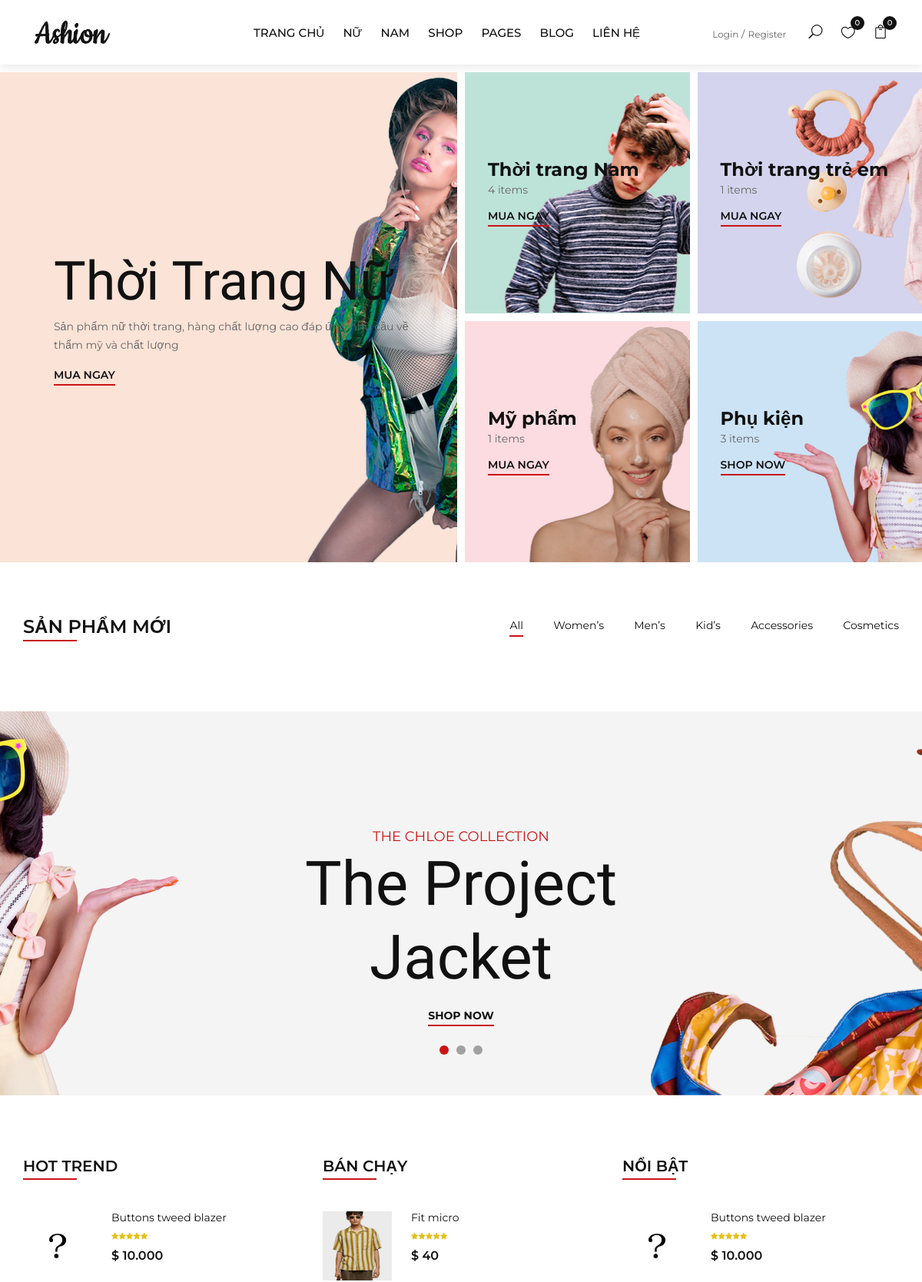
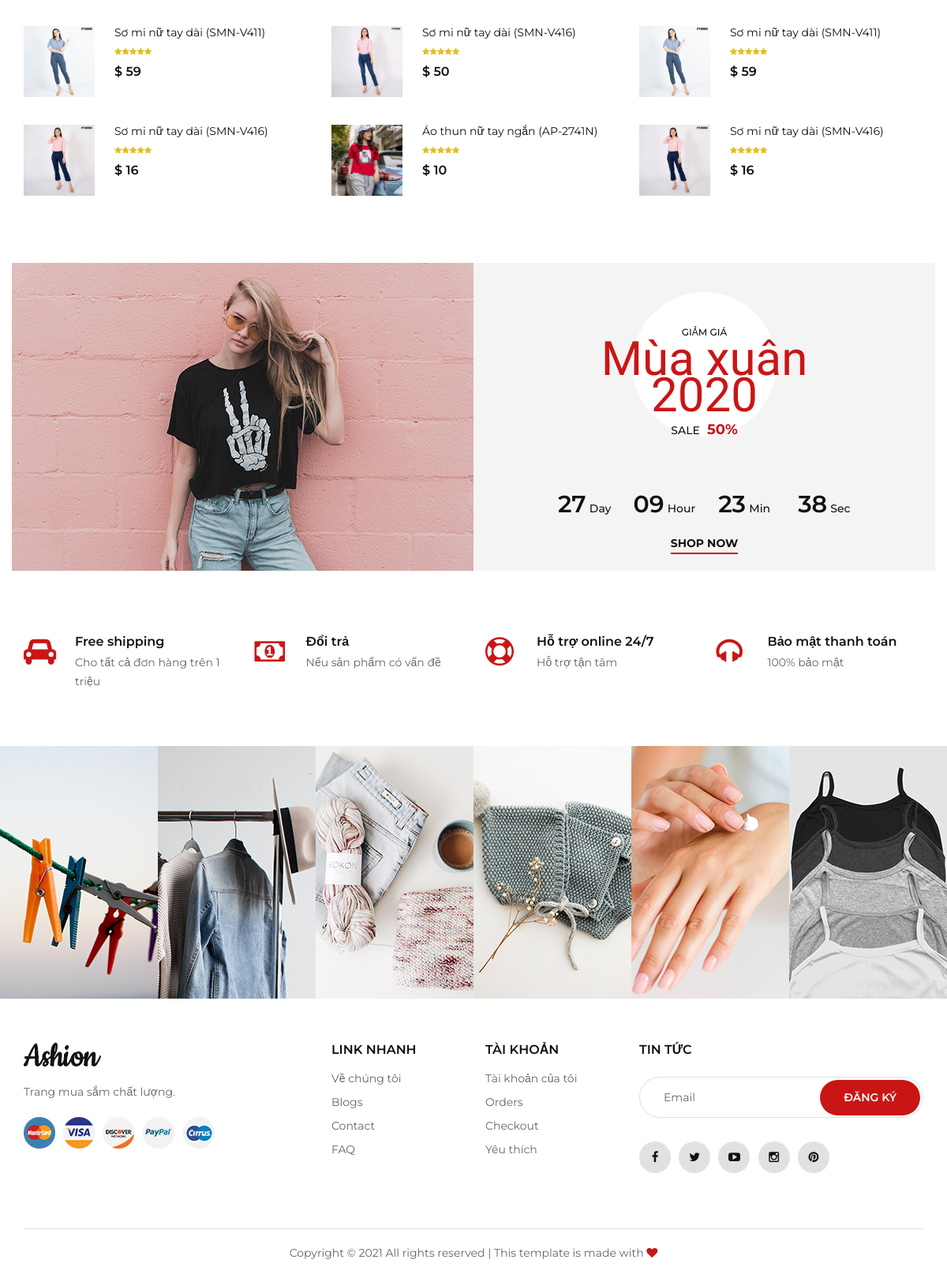
The page / on the database its author committed (2 pictures, top to bottom).
### tables this page shows
CREATE TABLE `tbl_product` (
  `productId` int(11) NOT NULL,
  `productName` tinytext NOT NULL,
  `product_code` varchar(200) NOT NULL,
  `productQuantity` varchar(50) NOT NULL,
  `product_soldout` varchar(50) NOT NULL DEFAULT '0',
  `product_remain` varchar(50) NOT NULL,
  `product_view` int(11) NOT NULL DEFAULT 0,
  `product_gender` int(11) NOT NULL DEFAULT 0,
  `product_show` int(11) NOT NULL DEFAULT 1,
  `catId` int(11) NOT NULL,
  `brandId` int(11) NOT NULL,
  `product_desc` text NOT NULL,
  `type` int(11) NOT NULL,
  `price` varchar(255) NOT NULL,
  `image` varchar(255) NOT NULL,
  `istrend` int(11) NOT NULL DEFAULT 0,
  `created_ad` timestamp NOT NULL DEFAULT current_timestamp(),
  `updated_ad` timestamp NOT NULL DEFAULT current_timestamp()
);

### classes/product.php (called while the page is built, shortened)
<?php
$filepath = realpath(dirname(__FILE__));
include_once($filepath . '/../lib/database.php');
include_once($filepath . '/../helpers/format.php');
?>
<?php
class product
{
	private $db;
	public function __construct()
	{
		$this->db = new Database();
	}
	public function getproduct_trend()
	{
		$query = "SELECT * FROM tbl_product
			WHERE istrend = '1'
			order by created_ad desc LIMIT 3 ";
		$result = $this->db->select($query);
		return $result;
	}
	public function getproduct_bestsell()
	{
		$query = "SELECT * FROM tbl_product
			order by product_soldout desc LIMIT 3 ";
		$result = $this->db->select($query);
		return $result;
	}
	public function getproduct_feature()
	{
		$query = "SELECT * FROM tbl_product
			WHERE type = '1'
			order by created_ad desc LIMIT 3 ";
		$result = $this->db->select($query);
		return $result;
	}
public function countProudct($brandId)
{
	$query = "SELECT COUNT(productId) AS quantityProduct FROM tbl_product WHERE brandId = '$brandId'";
	$result = $this->db->select($query);
		if ($result) {
			while ($row = $result->fetch_assoc()) {
				$quantity = $row['quantityProduct'];
			}
		}
		return $quantity;
}
}
?>

### lib/database.php (called while the page is built, shortened)
<?php
Class Database extends PDO{
   public $host   = DB_HOST;
   public $user   = DB_USER;
   public $pass   = DB_PASS;
   public $dbname = DB_NAME;
   public $link;
private function connectDB(){
   $this->link = new mysqli($this->host, $this->user, $this->pass,
    $this->dbname);
    $this->link -> set_charset("utf8");
 }
public function select($query){
  $result = $this->link->query($query) or
   die($this->link->error.__LINE__);
  if($result->num_rows > 0){
    return $result;
  } else {
    return false;
  }
 }
}

### helpers/format.php (called while the page is built, shortened)
<?php
class Format{
 public function format_currency($n=0){
        $n=(string)$n;
        $n=strrev($n);
        $res='';
        for($i=0;$i<strlen($n);$i++){
            if($i%3==0 && $i!=0){
                $res.='.';
            }
            $res.=$n[$i];
        }
        $res=strrev($res);
        return $res;
    }
}
?>

### index.php (the view, shortened to what this page needs)
<?php
include 'inc/header.php';
    $countMenProduct = $product->countProudct(14);
    $countMenKid = $product->countProudct(15);
    $countMenCos = $product->countProudct(16);
    $countMenAcc = $product->countProudct(17);
?>
<section class="categories">
    <div class="container-fluid">
        <div class="row">
            <div class="col-lg-6 p-0">
                <div class="categories__item categories__large__item set-bg" data-setbg="img/categories/category-1.jpg">
                    <div class="categories__text">
                        <h1>Thời Trang Nữ</h1>
                        <p>Sản phẩm nữ thời trang, hàng chất lượng cao đáp ứng nhu cầu về thẩm mỹ và chất lượng
                            </p>
                        <a href="shop.php">Mua ngay</a>
                    </div>
                </div>
            </div>
            <div class="col-lg-6">
                <div class="row">
                    <div class="col-lg-6 col-md-6 col-sm-6 p-0">
                        <div class="categories__item set-bg" data-setbg="img/categories/category-2.jpg">
                            <div class="categories__text">
                                <h4>Thời trang Nam</h4>
                                <p><?= $countMenProduct??0?> items</p>
                                <a href="shop.php">Mua ngay</a>
                            </div>
                        </div>
                    </div>
                    <div class="col-lg-6 col-md-6 col-sm-6 p-0">
                        <div class="categories__item set-bg" data-setbg="img/categories/category-3.jpg">
                            <div class="categories__text">
                                <h4>Thời trang trẻ em</h4>
                                <p><?= $countMenKid??0 ?> items</p>
                                <a href="shop.php">Mua ngay</a>
                            </div>
                        </div>
                    </div>
                    <div class="col-lg-6 col-md-6 col-sm-6 p-0">
                        <div class="categories__item set-bg" data-setbg="img/categories/category-4.jpg">
                            <div class="categories__text">
                                <h4>Mỹ phẩm</h4>
                                <p><?= $countMenCos??0?> items</p>
                                <a href="shop.php">Mua ngay</a>
                            </div>
                        </div>
                    </div>
                    <div class="col-lg-6 col-md-6 col-sm-6 p-0">
                        <div class="categories__item set-bg" data-setbg="img/categories/category-5.jpg">
                            <div class="categories__text">
                                <h4>Phụ kiện</h4>
                                <p><?= $countMenAcc??0 ?> items</p>
                                <a href="shop.php">Shop now</a>
                            </div>
                        </div>
                    </div>
                </div>
            </div>
        </div>
    </div>
</section>
<section class="product spad">
    <div class="container">
        <div class="row">
            <div class="col-lg-4 col-md-4">
                <div class="section-title">
                    <h4>Sản phẩm mới</h4>
                </div>
            </div>
            <div class="col-lg-8 col-md-8">
                <ul class="filter__controls">
                    <li id="all" data-all="all" class="active" data-filter="*">All</li>
                    <li id="women" data-women="women" data-filter=".women">Women’s</li>
                    <li id="men" data-men="men" data-filter=".men">Men’s</li>
                    <li id="kid" data-kid="kid" data-filter=".kid">Kid’s</li>
                    <li id="acc" data-acc="acc" data-filter=".accessories">Accessories</li>
                    <li id="cos" data-cos="cos" data-filter=".cosmetic">Cosmetics</li>
                </ul>
            </div>
        </div>
    </div>
</section>
<section class="banner set-bg" data-setbg="img/banner/banner-1.jpg">
    <div class="container">
        <div class="row">
            <div class="col-xl-7 col-lg-8 m-auto">
                <div class="banner__slider owl-carousel">
                    <div class="banner__item">
                        <div class="banner__text">
                            <span>The Chloe Collection</span>
                            <h1>The Project Jacket</h1>
                            <a href="#">Shop now</a>
                        </div>
                    </div>
                </div>
            </div>
        </div>
    </div>
</section>
<section class="trend spad">
    <div class="container">
        <div class="row">
            <div class="col-lg-4 col-md-4 col-sm-12">
                <div class="trend__content">
                    <div class="section-title">
                        <h4>Hot Trend</h4>
                    </div>
                    <?php
                    $product_trend = $product->getproduct_trend();
                    if ($product_trend) {
                        while ($result_product_trend = $product_trend->fetch_assoc()) {
                    ?>
                            <div class="trend__item">
                                <div class="trend__item__pic">
                                    <img width="90" height="90" src="admin/uploads/<?= $result_product_trend['image'] ?>" alt="">
                                </div>
                                <div class="trend__item__text">
                                    <h6><?= $result_product_trend['productName'] ?></h6>
                                    <div class="rating">
                                        <i class="fa fa-star"></i>
                                        <i class="fa fa-star"></i>
                                        <i class="fa fa-star"></i>
                                        <i class="fa fa-star"></i>
                                        <i class="fa fa-star"></i>
                                    </div>
                                    <div class="product__price">$ <?= $fm->format_currency($result_product_trend['price']) ?></div>
                                </div>
                            </div>
                    <?php
                        }
                    } ?>
                </div>
            </div>
            <div class="col-lg-4 col-md-4 col-sm-12">
                <div class="trend__content">
                    <div class="section-title">
                        <h4>Bán chạy</h4>
                    </div>
                    <?php
                    $product_best_sell = $product->getproduct_bestsell();
                    if ($product_best_sell) {
                        while ($result_best_sell = $product_best_sell->fetch_assoc()) {
                    ?>
                            <div class="trend__item">
                                <div class="trend__item__pic">
                                    <img width="90" height="90" src="admin/uploads/<?= $result_best_sell['image'] ?>" alt="">
                                </div>
                                <div class="trend__item__text">
                                    <h6><?= $result_best_sell['productName'] ?></h6>
                                    <div class="rating">
                                        <i class="fa fa-star"></i>
                                        <i class="fa fa-star"></i>
                                        <i class="fa fa-star"></i>
                                        <i class="fa fa-star"></i>
                                        <i class="fa fa-star"></i>
                                    </div>
                                    <div class="product__price">$ <?= $fm->format_currency($result_best_sell['price']) ?></div>
                                </div>
                            </div>
                    <?php
                        }
                    }
                    ?>
                </div>
            </div>
            <div class="col-lg-4 col-md-4 col-sm-12">
                <div class="trend__content">
                    <div class="section-title">
                        <h4>Nổi bật</h4>
                    </div>
                    <?php
                    $product_feature = $product->getproduct_feature();
                    if ($product_feature) {
                        while ($result_feature = $product_feature->fetch_assoc()) {
                    ?>
                            <div class="trend__item">
                                <div class="trend__item__pic">
                                    <img width="90" height="90" src="admin/uploads/<?= $result_feature['image'] ?>" alt="">
                                </div>
                                <div class="trend__item__text">
                                    <h6><?= $result_feature['productName'] ?></h6>
                                    <div class="rating">
                                        <i class="fa fa-star"></i>
                                        <i class="fa fa-star"></i>
                                        <i class="fa fa-star"></i>
                                        <i class="fa fa-star"></i>
                                        <i class="fa fa-star"></i>
                                    </div>
                                    <div class="product__price">$ <?= $fm->format_currency($result_feature['price']) ?></div>
                                </div>
                            </div>
                    <?php
                        }
                    }
                    ?>
                </div>
            </div>
        </div>
    </div>
</section>
<section class="discount">
    <div class="container">
        <div class="row">
            <div class="col-lg-6 p-0">
                <div class="discount__pic">
                    <img src="img/xdiscount.jpg.pagespeed.ic._v9FuG3AaK.webp" alt="">
                </div>
            </div>
            <div class="col-lg-6 p-0">
                <div class="discount__text">
                    <div class="discount__text__title">
                        <span>Giảm giá</span>
                        <h2>Mùa xuân 2020</h2>
                        <h5><span>Sale</span> 50%</h5>
                    </div>
                    <a href="#">Shop now</a>
                </div>
            </div>
        </div>
    </div>
</section>
<section class="services spad">
    <div class="container">
        <div class="row">
            <div class="col-lg-3 col-md-4 col-sm-6">
                <div class="services__item">
                    <i class="fa fa-car"></i>
                    <h6>Free shipping</h6>
                    <p>Cho tất cả đơn hàng trên 1 triệu</p>
                </div>
            </div>
            <div class="col-lg-3 col-md-4 col-sm-6">
                <div class="services__item">
                    <i class="fa fa-money"></i>
                    <h6>Đổi trả</h6>
                    <p>Nếu sản phẩm có vấn đề</p>
                </div>
            </div>
            <div class="col-lg-3 col-md-4 col-sm-6">
                <div class="services__item">
                    <i class="fa fa-support"></i>
                    <h6>Hỗ trợ online 24/7</h6>
                    <p>Hỗ trợ tận tâm</p>
                </div>
            </div>
            <div class="col-lg-3 col-md-4 col-sm-6">
                <div class="services__item">
                    <i class="fa fa-headphones"></i>
                    <h6>Bảo mật thanh toán</h6>
                    <p>100% bảo mật</p>
                </div>
            </div>
        </div>
    </div>
</section>
<div class="instagram">
    <div class="container-fluid">
        <div class="row">
            <div class="col-lg-2 col-md-4 col-sm-4 p-0">
                <div class="instagram__item set-bg" data-setbg="img/instagram/insta-1.jpg">
                </div>
            </div>
            <div class="col-lg-2 col-md-4 col-sm-4 p-0">
                <div class="instagram__item set-bg" data-setbg="img/instagram/insta-2.jpg">
                </div>
            </div>
            <div class="col-lg-2 col-md-4 col-sm-4 p-0">
                <div class="instagram__item set-bg" data-setbg="img/instagram/insta-3.jpg">
                </div>
            </div>
            <div class="col-lg-2 col-md-4 col-sm-4 p-0">
                <div class="instagram__item set-bg" data-setbg="img/instagram/insta-4.jpg">
                </div>
            </div>
            <div class="col-lg-2 col-md-4 col-sm-4 p-0">
                <div class="instagram__item set-bg" data-setbg="img/instagram/insta-5.jpg">
                </div>
            </div>
            <div class="col-lg-2 col-md-4 col-sm-4 p-0">
                <div class="instagram__item set-bg" data-setbg="img/instagram/insta-6.jpg">
                </div>
            </div>
        </div>
    </div>
</div>
<?php include 'inc/footer.php'; ?>

### rows shown on the page
tbl_product: image (picture), productName "Buttons tweed blazer", price "10.000"
tbl_product: image (picture), productName "Sơ mi nữ tay dài (SMN-V411)", price "59"
tbl_product: image (picture), productName "Sơ mi nữ tay dài (SMN-V416)", price "16"
tbl_product: image (picture), productName "Fit micro", price "40"
tbl_product: image (picture), productName "Sơ mi nữ tay dài (SMN-V416)", price "50"
tbl_product: image (picture), productName "Áo thun nữ tay ngắn (AP-2741N)", price "10"

### other values the page prints
$quantityWishListShow "0"
$quantityCart "0"
$countMenProduct "4"
$countMenKid "1"
$countMenCos "1"
$countMenAcc "3"
